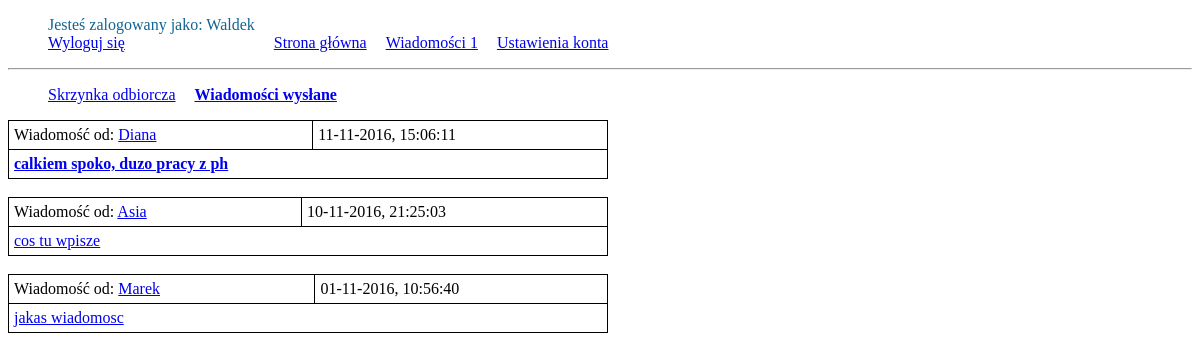
Screenshot of /inbox.php (signed in) with the database file from the repository.
### tables this page shows
CREATE TABLE `messages` (
  `id` int(11) NOT NULL,
  `creation_date` int(11) NOT NULL,
  `sender_id` int(11) NOT NULL,
  `receiver_id` int(11) NOT NULL,
  `message` text NOT NULL,
  `msg_status` tinyint(1) NOT NULL,
  `replay_to` int(11) NOT NULL
);

CREATE TABLE `users` (
  `id` int(11) NOT NULL,
  `username` varchar(255) DEFAULT NULL,
  `hashedPassword` varchar(60) NOT NULL,
  `email` varchar(255) NOT NULL
);

### src/Message.php (called while the page is built, shortened)
<?php
class Message {
    private $id;
    private $creationDate;
    private $senderId;
    private $message;
    private $msgStatus;
    public function __construct() {
        $this->id = -1;
        $this->creationDate = '';
        $this->senderId = '';
        $this->message = '';
        $this->msgStatus = 1;
    }
    function getId() {
        return $this->id;
    }
    function getCreationDate() {
        return $this->creationDate;
    }
    function getSenderId() {
        return $this->senderId;
    }
    function getMessage() {
        return $this->message;
    }
    function getMsgStatus() {
        return $this->msgStatus;
    }
    static public function loadReceivedMessages(mysqli $conn, $userId) {
        $sql = "SELECT * FROM messages WHERE receiver_id LIKE $userId ORDER BY creation_date DESC";
        $result = $conn->query($sql);
        $ret = [];
        if ($result != false && $result->num_rows != 0) {
            foreach ($result as $row) {
                $receivedMessages = new Message();
                $receivedMessages->id = $row["id"];
                $receivedMessages->senderId = $row["sender_id"];
                $receivedMessages->receiverId = $row["receiver_id"];
                $receivedMessages->creationDate = $row["creation_date"];
                $receivedMessages->message = $row['message'];
                $receivedMessages->msgStatus = $row['msg_status'];
                $receivedMessages->replayTo = $row['replay_to'];
                $ret[$receivedMessages->id] = $receivedMessages;
            }
        }
        return $ret;
    }
    static public function countReceivedUnreadMessages(mysqli $conn, $userId) {
        $sql = "SELECT * FROM messages WHERE receiver_id = $userId AND msg_status = 1";
        $result = $conn->query($sql);
        if ($result != false && $result->num_rows != 0) {
            return $result->num_rows;
        }
        return 0;
    }
}

### src/User.php (called while the page is built, shortened)
<?php
class User {
    static public function loadUsernameByUserId(mysqli $conn, $userId) {
        $sql = "SELECT id, username FROM users WHERE id = '$userId'";
        $result = $conn->query($sql);
        if ($result->num_rows == 1) {
            $row = $result->fetch_assoc();
            $username = $row['username'];
            return $username;
        }
    }
}
?>

### inbox.php (the view, shortened to what this page needs)
<?php
include_once 'src/Message.php';
include_once 'src/User.php';
require_once 'src/connection.php';
$msgCount = Message::countReceivedUnreadMessages($conn, $_SESSION['loggedUserId']);
$userId = $_SESSION['loggedUserId'];
$msg = 0;
?>
<!DOCTYPE html>
<html>
    <head>
        <link rel="stylesheet" href="css/style.css">
    </head>
    <body>
        <div class="main_menu" cellspacing='10'>
            <ul>
                <li>
                    Jesteś zalogowany jako:
                    <?=$_SESSION['loggedUserName'];
                    ?><br>
                    <a href="logout.php">Wyloguj się</a>
                </li>
                <li>
                    <a href="index.php">Strona główna</a>
                </li>
                <li>
                    <a href="inbox.php">Wiadomości  <?=$msgCount?></a>
                </li>
                <li>
                    <a href="accountAdjustment.php">Ustawienia konta</a>
                </li>
            </ul>
        </div>
        <hr>
        <div class="messages_menu" cellspacing='10'>
            <ul>
                <li>
                    <a href="inbox.php">Skrzynka odbiorcza</a>
                </li>
                <li>
                    <strong><a href="outbox.php">Wiadomości wysłane</a></strong>
                </li>
            </ul>
        </div>
<?php
if ($inbox = Message::loadReceivedMessages($conn, $userId)) {
    foreach ($inbox as $message) {
        $username = User::loadUsernameByUserId($conn, $message->getSenderId());
?>
        <table class="messages">
            <tr>
                <td>
                    Wiadomość od: <a href="usersTweets.php?followedUserId=<?=$message->getSenderId();?>"><?=$username?></a>
                </td>
                <td>
                    <?=date('d-m-Y, G:i:s', $message->getCreationDate())?>
                </td>
            </tr>
            <tr>
                <td id="message_text" colspan="2">
<?php
        if ($message->getMsgStatus() == 1) {
            echo "<strong><a href='inbox.php?read=0&id=" . $message->getId() . "'>" . substr($message->getMessage(), 0, 30) . "</a></strong>";
        } else {
            if ($msg == $message->getId()) {
                echo $message->getMessage();
?>
                <form method="POST" action="replay.php">
                    <br><br>
                    <input name="rplMsgId" value="<?=$message->getId()?>" type="hidden">
                    <input type="submit" value="Odpowiedz">
                </form>
<?php
            } else {
                echo "<a href='inbox.php?id=" . $message->getId() . "'>" .
                        substr($message->getMessage(), 0, 30) . "</a>";
            }
        }
?>
                </td>
            </tr>
        </table><br>
<?php
    }
}
?>
    </body>
</html>

### css/style.css (style rules this page uses)
.main_menu li { display: inline-block; list-style: none; color: #116493; margin-right: 15px; }
table.messages { border-collapse: collapse; border-spacing: 0; width: 600px; }
table.messages td { border: 1px solid black; padding: 5px; }
.messages_menu li { display: inline-block; list-style: none; color: #116493; margin-right: 15px; }

### rows the page displays
messages: sender.username "Diana", creation_date "11-11-2016, 15:06:11", message "calkiem spoko, duzo pracy z ph"
messages: sender.username "Asia", creation_date "10-11-2016, 21:25:03", message "cos tu wpisze"
messages: sender.username "Marek", creation_date "01-11-2016, 10:56:40", message "jakas wiadomosc"

### other values shown
$_SESSION['loggedUserName'] "Waldek"
$msgCount "1"
